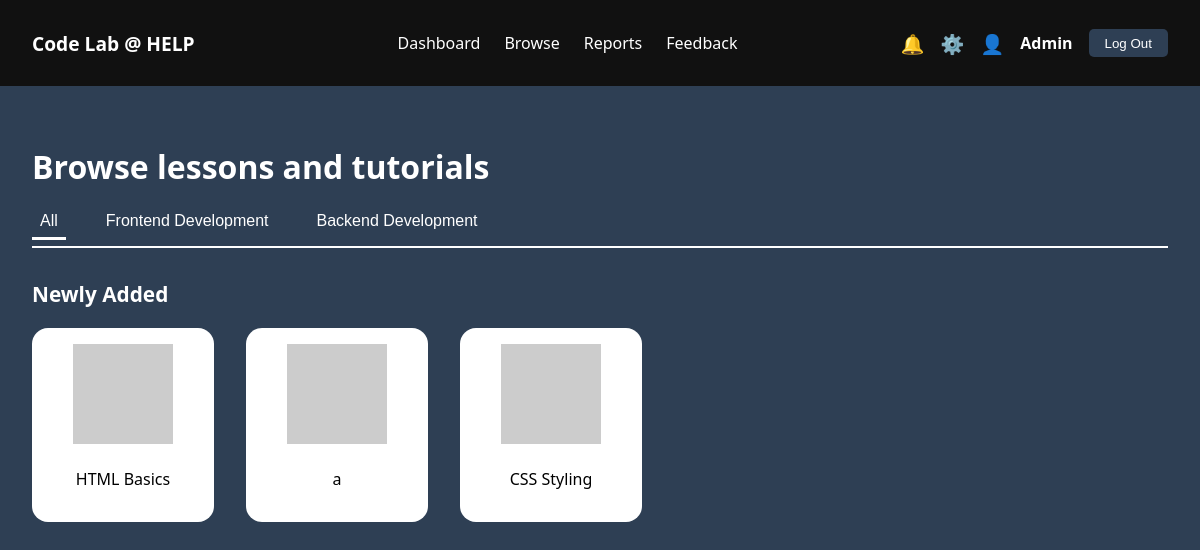
/PHP/browser.php (signed in), run on the app's committed database.
### tables this page shows
CREATE TABLE `lessons` (
  `id` int(10) UNSIGNED NOT NULL,
  `title` varchar(200) NOT NULL,
  `description` text DEFAULT NULL,
  `category` enum('frontend','backend','fullstack') NOT NULL,
  `difficulty` enum('beginner','intermediate','advanced') DEFAULT 'beginner',
  `content_type` enum('video','text','interactive') DEFAULT 'text',
  `duration_minutes` int(11) DEFAULT 0,
  `order_index` int(11) DEFAULT 0,
  `is_published` tinyint(1) DEFAULT 1,
  `created_by` int(10) UNSIGNED DEFAULT NULL,
  `created_at` timestamp NOT NULL DEFAULT current_timestamp(),
  `updated_at` timestamp NOT NULL DEFAULT current_timestamp() ON UPDATE current_timestamp()
);

### PHP/browser.php (the view, shortened to what this page needs)
<?php
include 'db_connect.php';
$user_name = $_SESSION['full_name'];
$user_role = $_SESSION['role'];
?>
<!DOCTYPE html>
<html lang="en">
<head>
</head>
<body>
  <nav class="navbar">
    <div class="logo">
        <a href="<?php
            echo ($user_role === 'student') ? 'studentDashboard.php' :
                (($user_role === 'instructor') ? 'instructorDashboard.php' :
                (($user_role === 'admin') ? 'adminDashboard.php' : '#'));
        ?>" style="color: white; text-decoration: none;">
            Code Lab @ HELP
        </a>
    </div>
    <ul class="nav-links">
        <li>
            <a href="<?php
                echo ($user_role === 'student') ? 'studentDashboard.php' :
                    (($user_role === 'instructor') ? 'instructorDashboard.php' :
                    (($user_role === 'admin') ? 'adminDashboard.php' : '#'));
            ?>">Dashboard</a>
        </li>
      <li><a href="browser.php">Browse</a></li>
      <li><a href="#">Reports</a></li>
      <li><a href="#">Feedback</a></li>
    </ul>
    <div class="nav-icons">
      <span class="icon">🔔</span>
      <span class="icon">⚙️</span>
      <span class="icon">👤</span>
      <span class="username"><?php echo htmlspecialchars($user_name); ?></span>
      <button class="logout-btn" onclick="confirmLogout()">Log Out</button>
    </div>
  </nav>
  <main class="browse-container">
    <h2>Browse lessons and tutorials</h2>
    <div class="tabs">
      <button class="tab active" onclick="filterLessons('all', this)">All</button>
      <button class="tab" onclick="filterLessons('frontend', this)">Frontend Development</button>
      <button class="tab" onclick="filterLessons('backend', this)">Backend Development</button>
    </div>
    <h3 class="section-title">Newly Added</h3>
    <?php
    $lessons_query = "SELECT id, title, category FROM lessons WHERE is_published = 1 ORDER BY order_index LIMIT 3";
    $lessons_result = $conn->query($lessons_query);
    $images = [
        'HTML Basics' => 'https://upload.wikimedia.org/wikipedia/commons/6/61/HTML5_logo_and_wordmark.svg',
        'CSS Styling' => 'https://upload.wikimedia.org/wikipedia/commons/d/d5/CSS3_logo_and_wordmark.svg',
        'JavaScript Fundamentals' => 'https://upload.wikimedia.org/wikipedia/commons/6/6a/JavaScript-logo.png'
    ];
    $default_image = 'https://via.placeholder.com/150?text=Lesson';
    ?>
    <div class="lessons-grid">
    <?php while ($lesson = $lessons_result->fetch_assoc()): ?>
        <div class="lesson-card" data-category="<?php echo $lesson['category']; ?>"
             onclick="window.location.href='exercises.php?lesson=<?php echo $lesson['id']; ?>'">
            <img src="<?php echo isset($images[$lesson['title']]) ? $images[$lesson['title']] : $default_image; ?>"
                 alt="<?php echo htmlspecialchars($lesson['title']); ?>"
                 onerror="this.src='<?php echo $default_image; ?>'">
            <p><?php echo htmlspecialchars($lesson['title']); ?></p>
        </div>
    <?php endwhile; ?>
</div>
  </main>
</body>
</html>

### PHP/browser.php (style rules this page uses)
body { margin: 0; font-family: 'Segoe UI', sans-serif; background-color: #2e3f54; color: white; }
.navbar { background-color: #111; padding: 1rem 2rem; display: flex; justify-content: space-between; align-items: center; }
.logo { color: white; font-weight: bold; font-size: 1.2rem; }
.nav-links { list-style: none; display: flex; gap: 1.5rem; }
.nav-links li a { color: white; text-decoration: none; }
.nav-icons { display: flex; align-items: center; gap: 1rem; }
.icon { font-size: 1.2rem; }
.username { font-weight: bold; }
.logout-btn { background-color: #2e3f54; color: white; border: none; padding: 0.4rem 1rem; border-radius: 5px; cursor: pointer; }
.browse-container { padding: 2rem; }
.browse-container h2 { font-size: 2rem; margin-bottom: 1rem; }
.tabs { display: flex; gap: 2rem; margin-bottom: 2rem; border-bottom: 2px solid white; padding-bottom: 0.5rem; }
.tab { background: none; border: none; color: white; font-size: 1rem; padding: 0.5rem; cursor: pointer; position: relative; }
.tab.active::after { content: ""; position: absolute; bottom: -2px; left: 0; right: 0; height: 3px; background-color: white; }
.section-title { margin-top: 2rem; font-size: 1.3rem; }
.lessons-grid { display: flex; gap: 2rem; flex-wrap: wrap; margin-top: 1rem; }
.lesson-card { background-color: white; color: black; padding: 1rem; border-radius: 1rem; text-align: center; width: 150px; transition: transform 0.2s; display: flex; flex-direction: column; align-items: center; }
.lesson-card img { max-width: 100px; height: auto; margin-bottom: 0.5rem; }
.logo a { color: white; text-decoration: none; }

### data on the page
lessons: title "HTML Basics"
lessons: title "a"
lessons: title "CSS Styling"

### other printed values
$user_name "Admin"
